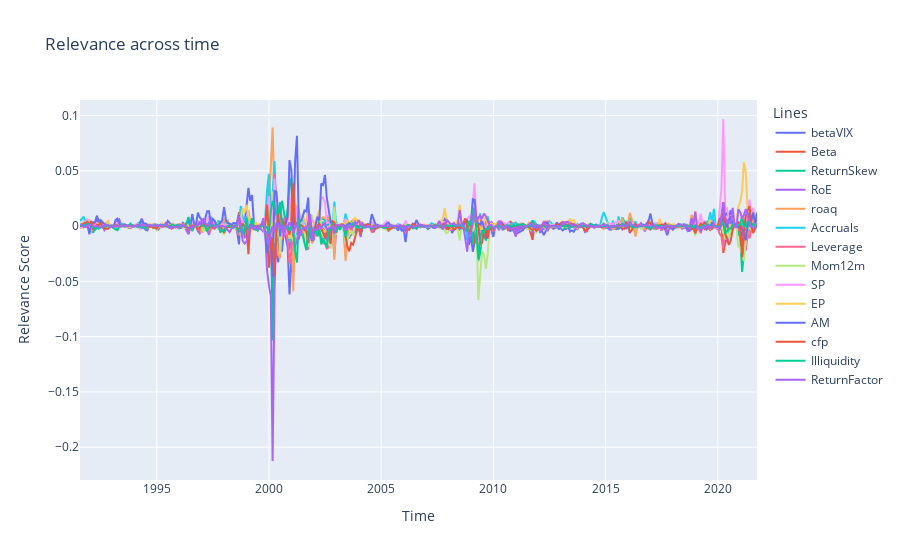
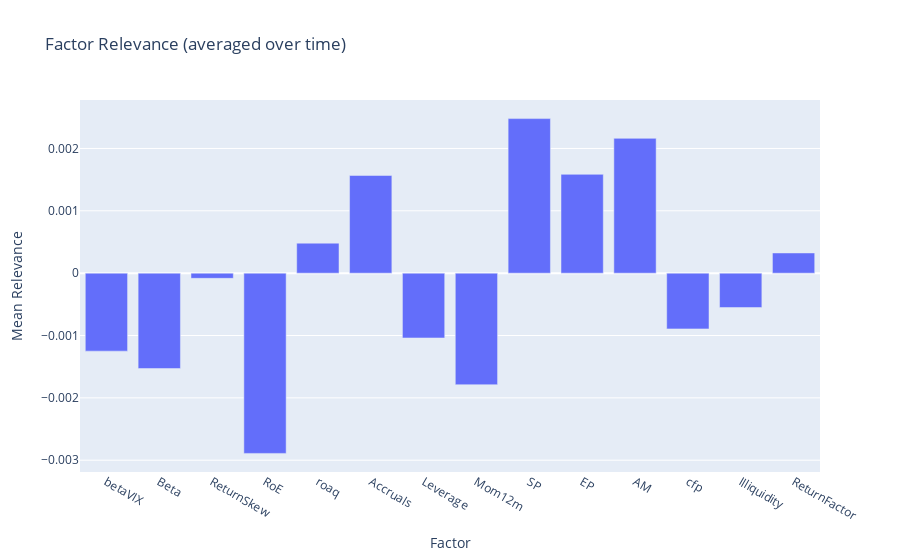

Notebook code cell kept with these figures, in order:
### Markdown cell above
# Examine Relevance

### Code cell
# Aggregate and Plot relevance over time
! pip install -U kaleido
all_factor_names = factor_selection + ["ReturnFactor"]

# Aggregate the relevance scores for all timesteps by taking the average
relevance_aggregated = np.mean(np.array(relevance), axis=1)


fig = go.Figure()

x = np.arange(relevance_aggregated.shape[0])  # Assume x-axis values are the same for all line plots

for i in range(relevance_aggregated.shape[1]):
    fig.add_trace(go.Scatter(x=sp500.index[65:], y=relevance_aggregated[:, i], mode='lines', name=(all_factor_names)[i]))
    
    
fig.update_layout(
    title='Relevance across time',
    xaxis_title='Time',
    yaxis_title='Relevance Score',
    legend_title='Lines'
)

fig.show()



import plotly.express as px

fig = px.bar(
    relevance_aggregated,
    x=all_factor_names,
    y=relevance_aggregated.mean(axis=0),
    title="Factor Relevance (averaged over time)",
    labels={"x": "Factor", "y": "Mean Relevance"},
)

fig.show()

### Figure 1 — Plotly figure (JSON) as saved in the notebook; plotly's stock layout.template omitted (floating-point values rounded to 4 significant figures; data arrays with more than 128 entries replaced by an {"elided": "..."} marker saying what was removed)
{"data": [{"mode": "lines", "name": "betaVIX", "type": "scatter", "x": {"elided": "364 str values"}, "y": {"elided": "363 float values"}}, {"mode": "lines", "name": "Beta", "type": "scatter", "x": {"elided": "364 str values"}, "y": {"elided": "363 float values"}}, {"mode": "lines", "name": "ReturnSkew", "type": "scatter", "x": {"elided": "364 str values"}, "y": {"elided": "363 float values"}}, {"mode": "lines", "name": "RoE", "type": "scatter", "x": {"elided": "364 str values"}, "y": {"elided": "363 float values"}}, {"mode": "lines", "name": "roaq", "type": "scatter", "x": {"elided": "364 str values"}, "y": {"elided": "363 float values"}}, {"mode": "lines", "name": "Accruals", "type": "scatter", "x": {"elided": "364 str values"}, "y": {"elided": "363 float values"}}, {"mode": "lines", "name": "Leverage", "type": "scatter", "x": {"elided": "364 str values"}, "y": {"elided": "363 float values"}}, {"mode": "lines", "name": "Mom12m", "type": "scatter", "x": {"elided": "364 str values"}, "y": {"elided": "363 float values"}}, {"mode": "lines", "name": "SP", "type": "scatter", "x": {"elided": "364 str values"}, "y": {"elided": "363 float values"}}, {"mode": "lines", "name": "EP", "type": "scatter", "x": {"elided": "364 str values"}, "y": {"elided": "363 float values"}}, {"mode": "lines", "name": "AM", "type": "scatter", "x": {"elided": "364 str values"}, "y": {"elided": "363 float values"}}, {"mode": "lines", "name": "cfp", "type": "scatter", "x": {"elided": "364 str values"}, "y": {"elided": "363 float values"}}, {"mode": "lines", "name": "Illiquidity", "type": "scatter", "x": {"elided": "364 str values"}, "y": {"elided": "363 float values"}}, {"mode": "lines", "name": "ReturnFactor", "type": "scatter", "x": {"elided": "364 str values"}, "y": {"elided": "363 float values"}}], "layout": {"legend": {"title": {"text": "Lines"}}, "title": {"text": "Relevance across time"}, "xaxis": {"title": {"text": "Time"}}, "yaxis": {"title": {"text": "Relevance Score"}}}}

### Figure 2 — Plotly figure (JSON) as saved in the notebook; plotly's stock layout.template omitted (floating-point values rounded to 4 significant figures)
{"data": [{"alignmentgroup": "True", "hovertemplate": "Factor=%{x}<br>Mean Relevance=%{y}<extra></extra>", "legendgroup": "", "marker": {"color": "#636efa", "pattern": {"shape": ""}}, "name": "", "offsetgroup": "", "orientation": "v", "showlegend": false, "textposition": "auto", "type": "bar", "x": ["betaVIX", "Beta", "ReturnSkew", "RoE", "roaq", "Accruals", "Leverage", "Mom12m", "SP", "EP", "AM", "cfp", "Illiquidity", "ReturnFactor"], "xaxis": "x", "y": [-0.001251, -0.00153, -8.314e-05, -0.002891, 0.000481, 0.001567, -0.001039, -0.001789, 0.002479, 0.001585, 0.002162, -0.0008938, -0.0005511, 0.000324], "yaxis": "y"}], "layout": {"barmode": "relative", "legend": {"tracegroupgap": 0}, "title": {"text": "Factor Relevance (averaged over time)"}, "xaxis": {"anchor": "y", "domain": [0, 1], "title": {"text": "Factor"}}, "yaxis": {"anchor": "x", "domain": [0, 1], "title": {"text": "Mean Relevance"}}}}
